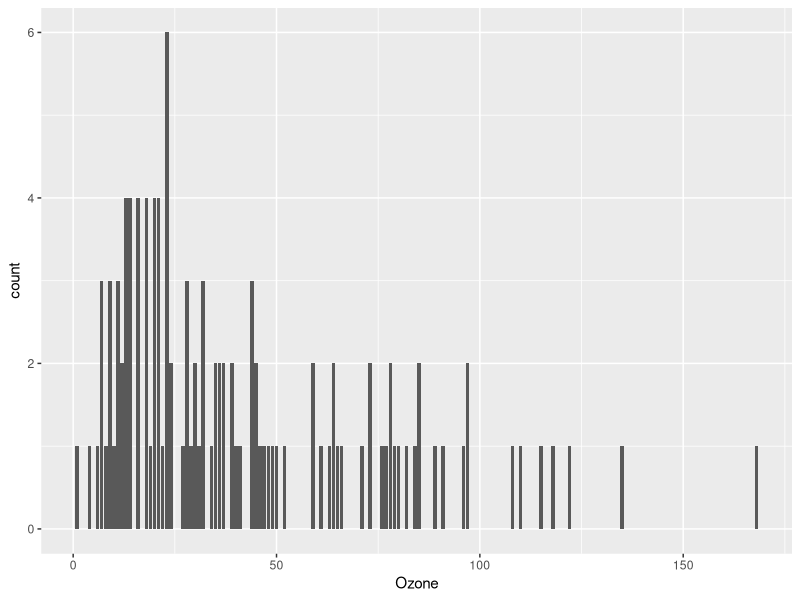
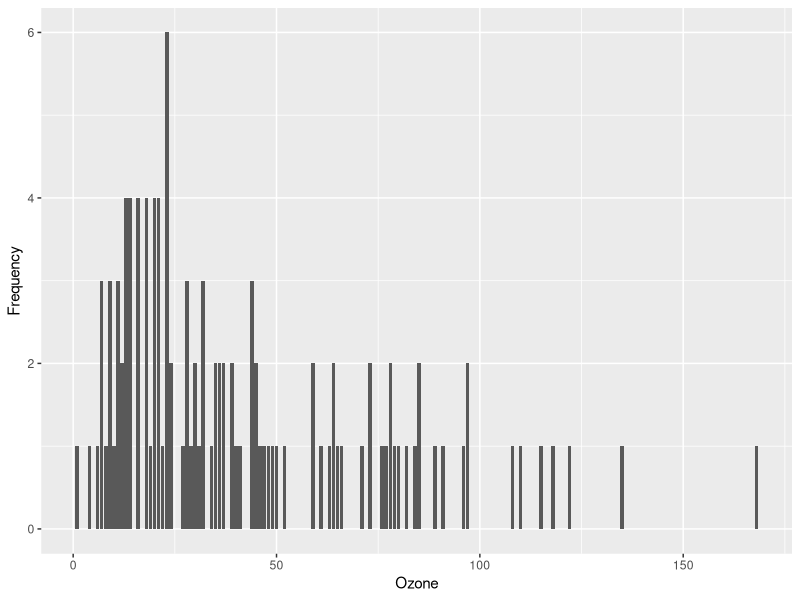

Here is the R script that generated these plots, in order:
## ---- chunk 1
knitr::opts_chunk$set(echo = TRUE)
## ---- chunk 2
airquality <- data.frame(airquality, package="datasets")
airquality <- as.data.frame(airquality)
## ---- chunk 3
library(ggplot2)
ggplot(data=airquality) + geom_bar(mapping=aes(Ozone))
## ---- chunk 4
ggplot(data=airquality) + geom_bar(mapping=aes(Ozone)) +
  ylab('Frequency') + xlab('Ozone')
